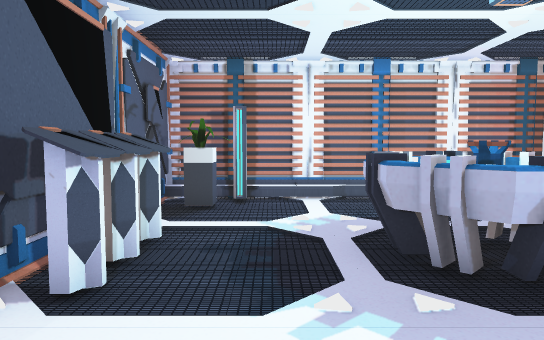
View 1 (above)

22 first-person views from a walk through a Unity game level. The camera is 1.5 m above the floor, tilts 4° down and sees 70° across. Doors are open. The floor is counted in squares, 1 m on a side. Each view is taken from the middle of a square. On the plan, view 1 faces up. The plan holds only what a view shows up to about 17 squares ahead; the rest is blank. The place goes on beyond the plan. Some surface patterns are stand-ins.

View 2
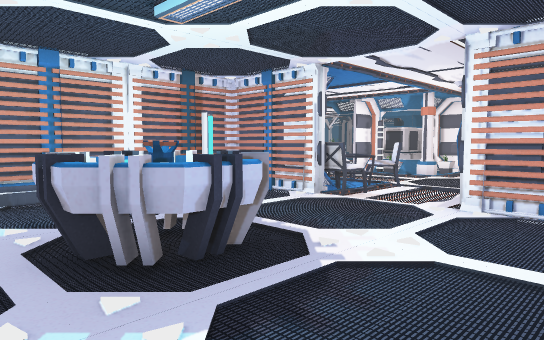

View 3
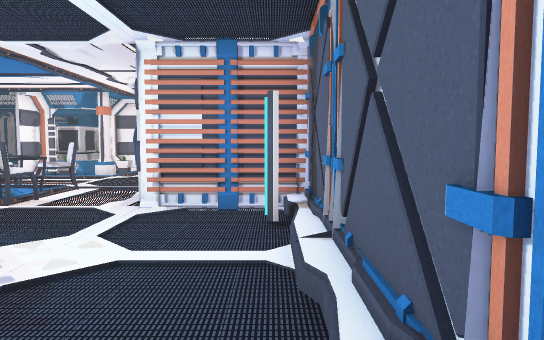

View 4
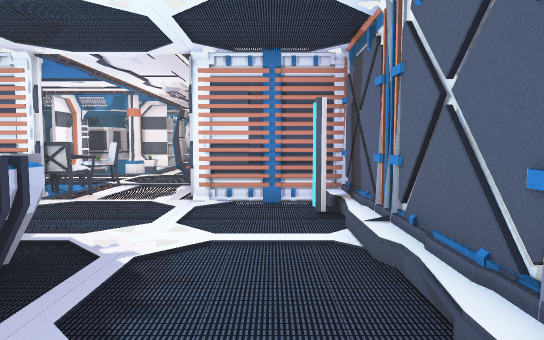

View 5
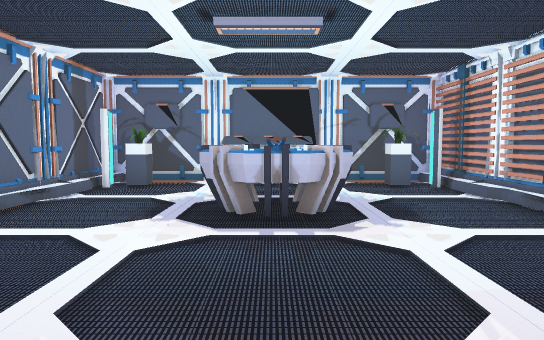

View 6
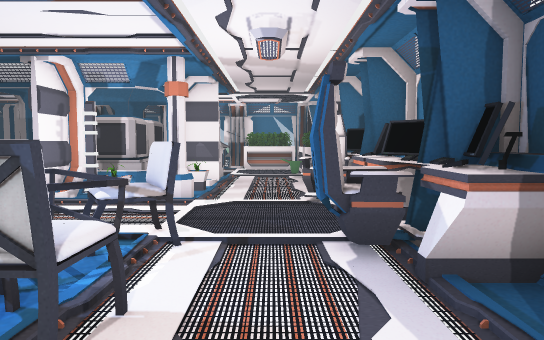

View 7
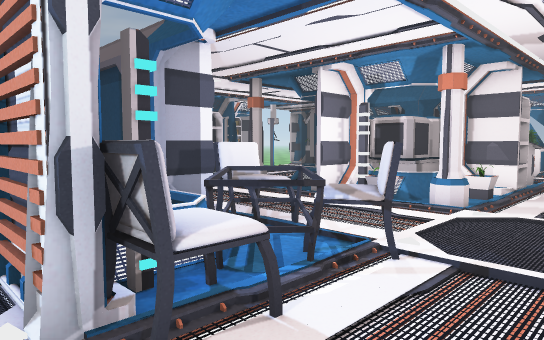

View 8
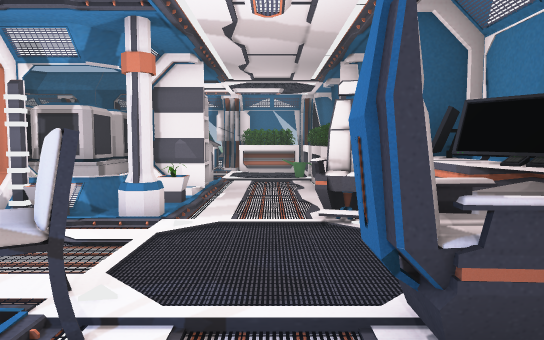

View 9
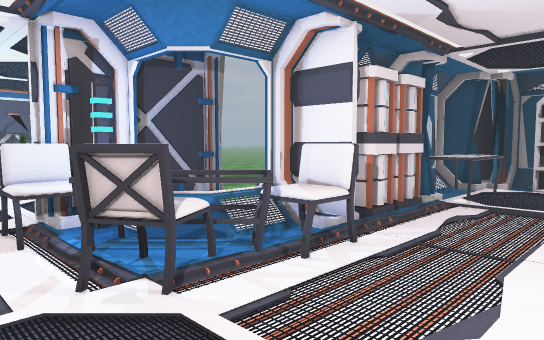

View 10
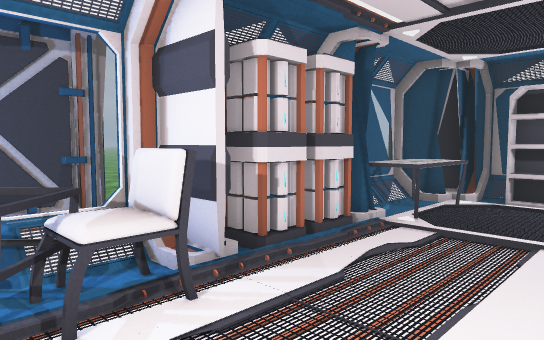

View 11
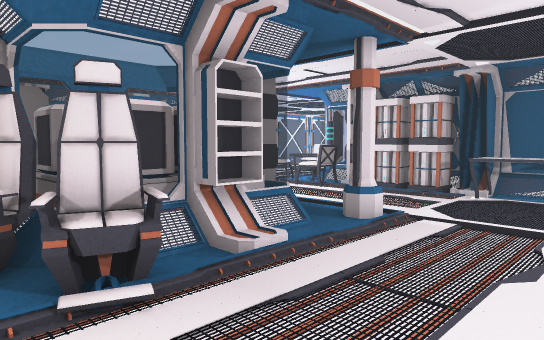

View 12
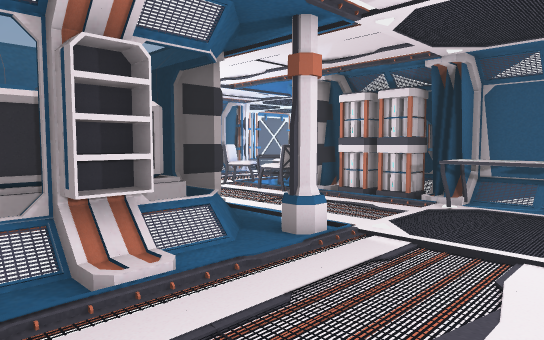

View 13
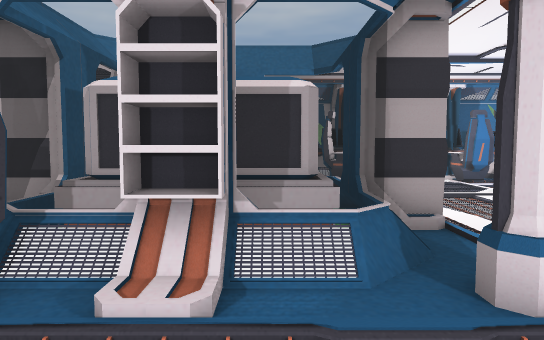

View 14
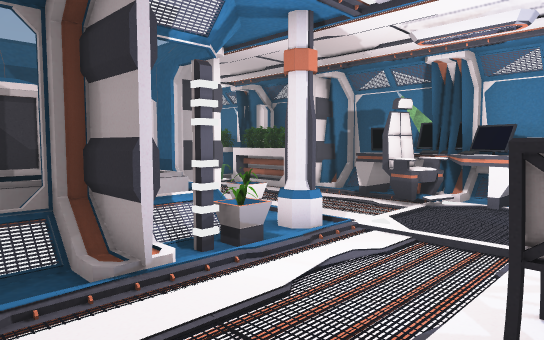

View 15
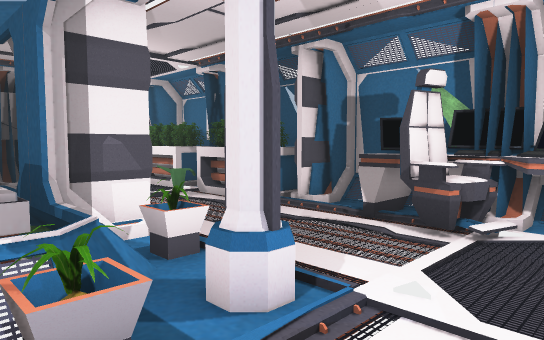

View 16
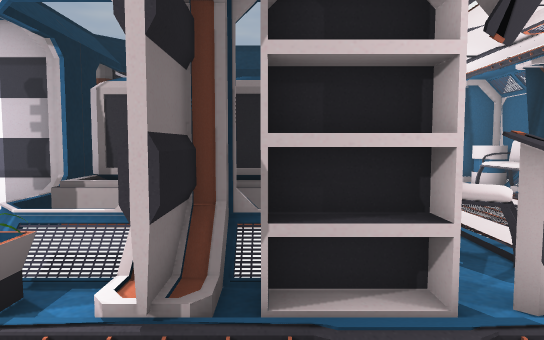

View 17
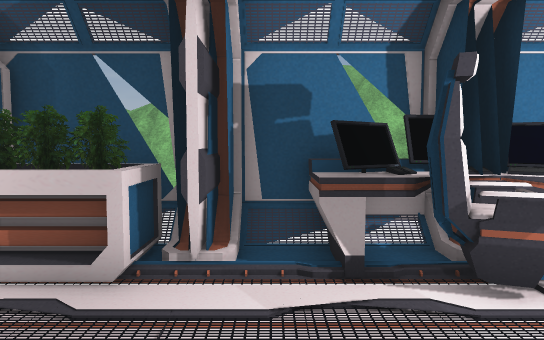

View 18
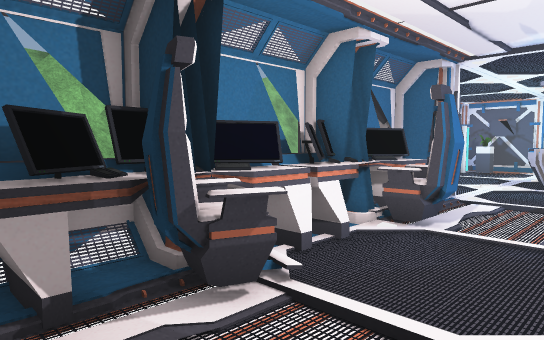

View 19
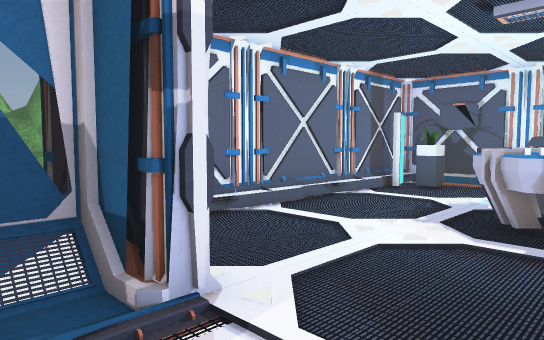

View 20
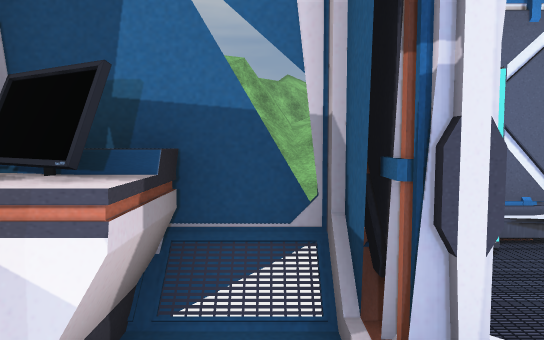

View 21
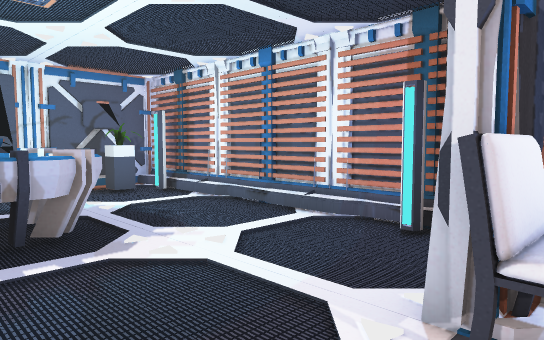

View 22
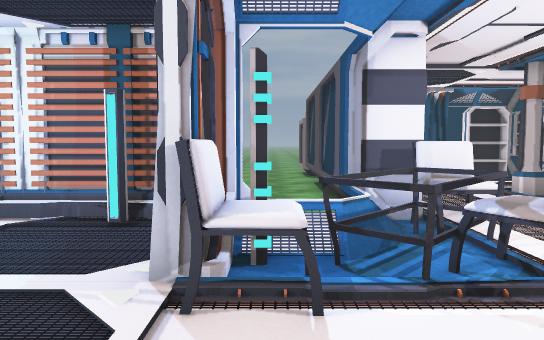

### Floor plan
Key: @ floor where view 1 was taken; # wall or solid block; . floor; / step, stairs or slope; D open door; = window, fence, low wall or low ledge; P plant; R projector; C console; H chair; T table; S shelf; N container; L column; E desk; B battery; O other object.
Columns run from 3 left of view 1 to 25 right of it. Each row starts with its distance up from view 1.
 19             ...##SSS# SS  . .
 18             ...=OO........
 17              ..OOO.........
 16              ..OOO..........
 15         ..   ..#O....L../.OO
 14         ..   ..B....LL#/S/OOO
 13                B...../=NNNNOO
 12                B...../NNNNN/
 11 #############  #DDDDD#NN NN#D
 10 #.#.......#.# .=HH..##NNN NHH
  9 #P..........# #THH..P##NNN#HH
  8 #...........#=TTH....L#/#SSCC
  7 #.....R.....DHTHHH..LLP.DSSCC
  6 #C...RRR....DH..H.......D....
  5 #C..RRRR....D...........D....
  4 #C...RRR....D..OO...OO..D...O
  3 #C..........D.EEEEEOOOO.DOOOO
  2 #...........#=EEEEEOOOO=#OOSS
  1 #P..........#
  0 #.#@......#.#
 -1 #############
 -2
 -3
 -4
 -5
 -6                   =/
 -7                  ###       ##
 -8           ///=   ###       #
 -9           #///     /
-10           #//##   //
-11           #//#    //
-12              #

Positions as (right, up) in squares from view 1, and headings:
1: (0, 0), facing up
2: (0, 0), facing up-right
3: (0, 0), facing right
4: (-1, 1), facing right
5: (11, 5), facing left
6: (7, 5), facing right
7: (8, 4), facing up-right
8: (10, 5), facing right
9: (17, 5), facing up-left
10: (17, 8), facing up-left
11: (25, 19), facing down-left
12: (23, 19), facing down-left
13: (20, 18), facing down
14: (13, 13), facing down-right
15: (15, 10), facing down-right
16: (22, 4), facing up
17: (20, 8), facing down
18: (20, 7), facing down-left
19: (11, 6), facing down-left
20: (10, 5), facing down
21: (10, 4), facing up-left
22: (10, 3), facing up
